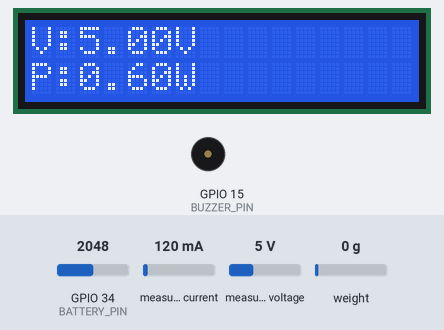
A sketch run on a simulated ESP32. Shown: 16×2 character LCD, buzzer (waves = sounding, pin HIGH). The test bench sets the inputs (shaded band); at power-on: measured current 120 mA, measured voltage 5 V, GPIO 34 (BATTERY_PIN) = 2048, weight on the scale 0 g. WiFi joins after 1.5 s; servers stay silent unless stated; network time is answered at once with the bench clock; the local clock reads 2024-03-15 10:24:30 at power-on unless the sketch sets it; what the sketch prints to the serial monitor is not drawn.

Above: at 3.7 s.
3.8 s: measured current set to 40 mA
At 11.7 s:
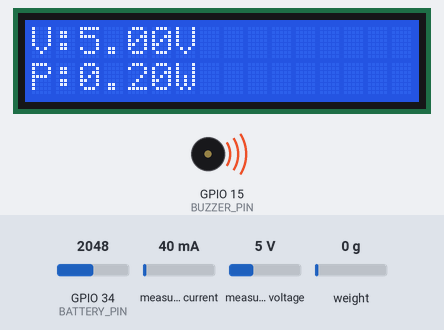
12.4 s: measured voltage set to 0.3 V
At 20.1 s:
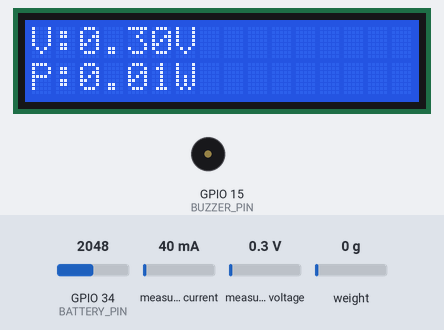
32.2 s: measured current set to 500 mA
At 41.3 s:
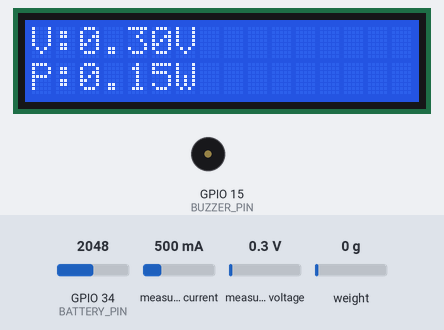
42.6 s: measured voltage set to 1.7 V
At 48.4 s:
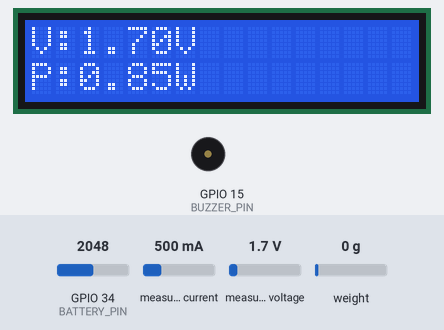
50.3 s: measured voltage set to 2.2 V
At 53.3 s:
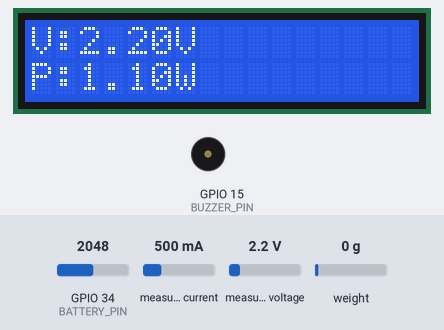
Timing chart, 0 to 54.8 s (numbered marks = the images above; inputs shaded):
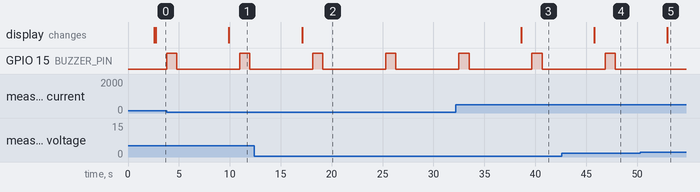

The sketch:

source.ino
```cpp
#include <WiFi.h>
#include <FirebaseESP32.h>
#include <Wire.h>
#include <Adafruit_INA219.h>
#include "HX711.h"
#include <LiquidCrystal_I2C.h>
#include <NTPClient.h>
#include <WiFiUdp.h>
#include <ESPmDNS.h>
#include <ArduinoOTA.h>

// WiFi Credentials
#define WIFI_SSID "Your_WiFi_SSID"
#define WIFI_PASSWORD "Your_WiFi_Password"

// Firebase Credentials
#define FIREBASE_HOST "your-project.firebaseio.com"
#define FIREBASE_AUTH "your-firebase-auth-key"

FirebaseData fbData;
FirebaseAuth auth;
FirebaseConfig config;

Adafruit_INA219 ina219; // Voltage/Current Sensor
HX711 scale; // Load cell for weight estimation
LiquidCrystal_I2C lcd(0x27, 16, 2); // LCD Display
WiFiUDP ntpUDP;
NTPClient timeClient(ntpUDP, "pool.ntp.org");

// HX711 Pins
#define LOADCELL_DOUT  5
#define LOADCELL_SCK   4

// Buzzer for Alerts
#define BUZZER_PIN  15

// Battery Monitoring (Example - Modify Based on Your Setup)
#define BATTERY_PIN 34

int vehicleCount = 0; // Counter for passing vehicles
float voltage, current, power, weight, batteryLevel;
unsigned long lastVehicleTime = 0; // Time of last vehicle detection
const float weightThreshold = 50; // Adjust based on calibration

void setup() {
    Serial.begin(115200);

    // Connect to WiFi
    WiFi.begin(WIFI_SSID, WIFI_PASSWORD);
    Serial.print("Connecting to WiFi");
    while (WiFi.status() != WL_CONNECTED) {
        delay(500);
        Serial.print(".");
    }
    Serial.println("Connected!");

    // Start NTP Client for Timestamp
    timeClient.begin();
    timeClient.setTimeOffset(19800); // UTC+5:30 (Adjust for your region)

    // Initialize Firebase
    config.host = FIREBASE_HOST;
    config.signer.tokens.legacy_token = FIREBASE_AUTH;
    Firebase.begin(&config, &auth);

    // Initialize Sensors
    ina219.begin();
    scale.begin(LOADCELL_DOUT, LOADCELL_SCK);
    scale.set_scale();  // Calibrate based on actual weight measurements
    scale.tare();

    // Initialize LCD
    lcd.init();
    lcd.backlight();
    lcd.setCursor(0, 0);
    lcd.print("TEZH System");

    // Initialize Buzzer
    pinMode(BUZZER_PIN, OUTPUT);
    digitalWrite(BUZZER_PIN, LOW);

    // OTA Setup
    ArduinoOTA.begin();
}

void loop() {
    ArduinoOTA.handle(); // Check for OTA updates
    timeClient.update();
    String timestamp = timeClient.getFormattedTime();

    // Read Sensor Data
    voltage = ina219.getBusVoltage_V();
    current = ina219.getCurrent_mA() / 1000.0; // Convert mA to A
    power = voltage * current;
    weight = scale.get_units();
    batteryLevel = analogRead(BATTERY_PIN) * (3.3 / 4095.0) * 2; // Battery voltage reading

    // Detect Vehicle Based on Weight Fluctuation
    if (weight > weightThreshold) {
        if (millis() - lastVehicleTime > 2000) { // Avoid counting same vehicle multiple times
            vehicleCount++;
            lastVehicleTime = millis();
            Serial.println("Vehicle detected!");
            delay(500);
        }
    }

    // Display Data on LCD
    lcd.clear();
    lcd.setCursor(0, 0);
    lcd.print("V:"); lcd.print(voltage, 2); lcd.print("V ");
    lcd.setCursor(0, 1);
    lcd.print("P:"); lcd.print(power, 2); lcd.print("W ");

    // Print to Serial
    Serial.print("Voltage: "); Serial.print(voltage); Serial.println(" V");
    Serial.print("Current: "); Serial.print(current); Serial.println(" A");
    Serial.print("Power: "); Serial.print(power); Serial.println(" W");
    Serial.print("Weight: "); Serial.print(weight); Serial.println(" kg");
    Serial.print("Battery: "); Serial.print(batteryLevel); Serial.println(" V");
    Serial.print("Vehicle Count: "); Serial.println(vehicleCount);
    Serial.println("-------------------------");

    // Send Data to Firebase
    Firebase.setFloat(fbData, "/TEZH/voltage", voltage);
    Firebase.setFloat(fbData, "/TEZH/current", current);
    Firebase.setFloat(fbData, "/TEZH/power", power);
    Firebase.setFloat(fbData, "/TEZH/weight", weight);
    Firebase.setFloat(fbData, "/TEZH/battery", batteryLevel);
    Firebase.setInt(fbData, "/TEZH/vehicle_count", vehicleCount);
    Firebase.setString(fbData, "/TEZH/timestamp", timestamp);

    // Activate Buzzer Alert if Power Generation is Too Low
    if (power < 1.0) { // Example threshold (adjust as needed)
        digitalWrite(BUZZER_PIN, HIGH);
        delay(1000);
        digitalWrite(BUZZER_PIN, LOW);
    }

    // Delay before next reading
    delay(5000);
}
```

Measured:
- after the input at 3.8 s, the display: changes after 6.1 s (image 1)
- after the input at 12.4 s, the display: changes after 4.7 s (image 2)
- after the input at 32.2 s, the display: changes after 6.4 s (image 3)
- after the input at 42.6 s, the display: changes after 3.2 s (image 4)
- after the input at 50.3 s, GPIO 15 (BUZZER_PIN): stays LOW (without the input it goes to HIGH after 3.7 s); the display: changes after 2.7 s (image 5)
- by itself, GPIO 15 (BUZZER_PIN): alternates HIGH for 1.0 s and LOW for 6.2 s
